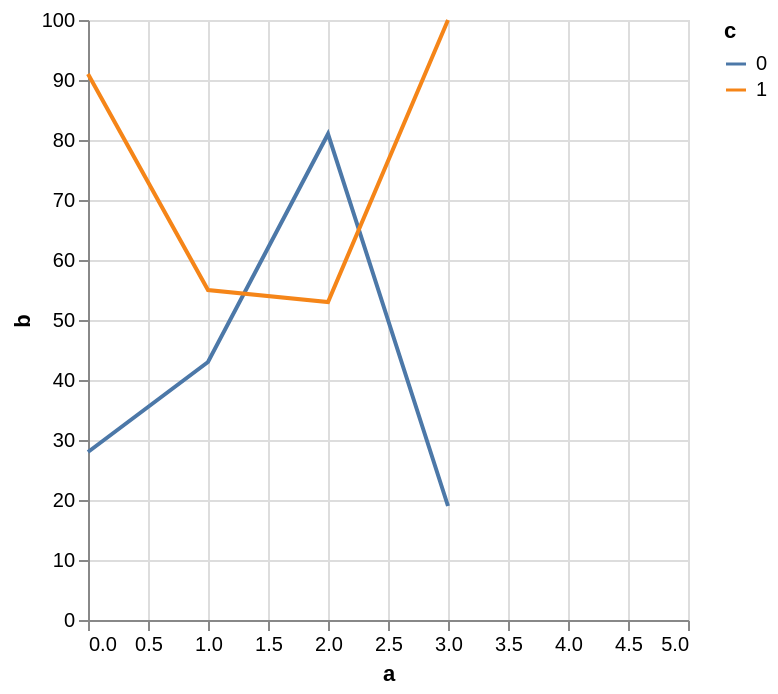

Describe this chart as a Vega-Lite specification.
### Vega-Lite specification from a JSON file in a GitHub repository (floating-point values rounded to 4 significant figures)
{"$schema": "https://vega.github.io/schema/vega-lite/v5.json", "data": {"values": [{"a": 0, "b": 28, "c": 0}, {"a": 0, "b": 91, "c": 1}, {"a": 1, "b": 43, "c": 0}, {"a": 1, "b": 55, "c": 1}, {"a": 2, "b": 81, "c": 0}, {"a": 2, "b": 53, "c": 1}, {"a": 3, "b": 19, "c": 0}]}, "encoding": {"color": {"field": "c", "type": "nominal"}, "x": {"field": "a", "scale": {"nice": 1}, "type": "quantitative"}, "y": {"field": "b", "type": "quantitative"}}, "mark": "line", "transform": [{"groupby": ["c"], "impute": "b", "key": "a", "keyvals": {"start": 1, "step": 1, "stop": 4}, "value": 100}]}
